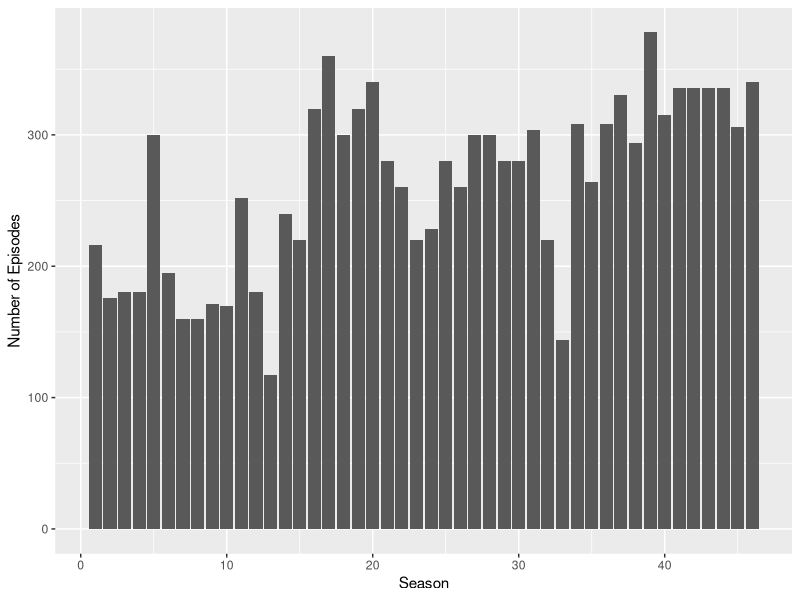

The R script that drew this image:
## ---- chunk 1
#| label: setup
#| warning: false
#| message: false

library(tidyverse)
library(ggplot2)

knitr::opts_chunk$set(echo = TRUE, warning=FALSE, message=FALSE)
## ---- chunk 2




## ---- chunk 3
library(tidyverse)

# Load the data sets
snl_actors <- read_csv("_data/snl_actors.csv")
snl_casts <- read_csv("_data/snl_casts.csv")
snl_seasons <- read_csv("_data/snl_seasons.csv")

# Check the structure of the data sets
names(snl_actors)
glimpse(snl_actors)

names(snl_casts)
glimpse(snl_casts)

names(snl_seasons)
glimpse(snl_seasons)

sum(is.na(snl_actors))
sum(is.na(snl_casts))
sum(is.na(snl_seasons))


## ---- chunk 4

library(dplyr)

snl <- left_join(snl_seasons, snl_casts, by = "sid")

str(snl)

library(ggplot2)

snl$first_epid.x <- as.Date(as.character(snl$first_epid.x), format = "%Y%m%d")
snl$last_epid.x <- as.Date(as.character(snl$last_epid.x), format = "%Y%m%d")

snl$featured <- as.factor(snl$featured)
snl$update_anchor <- as.factor(snl$update_anchor)

snl$aid <- factor(snl$aid, levels = unique(snl$aid[order(table(snl$aid), decreasing = TRUE)]))

snl$season_duration <- snl$last_epid.x - snl$first_epid.x

snl$season_fraction <- as.numeric(snl$season_fraction)

ggplot(snl, aes(x = sid, y = n_episodes.x)) +
  geom_bar(stat = "identity") +
  labs(x = "Season", y = "Number of Episodes")

## ---- chunk 5
